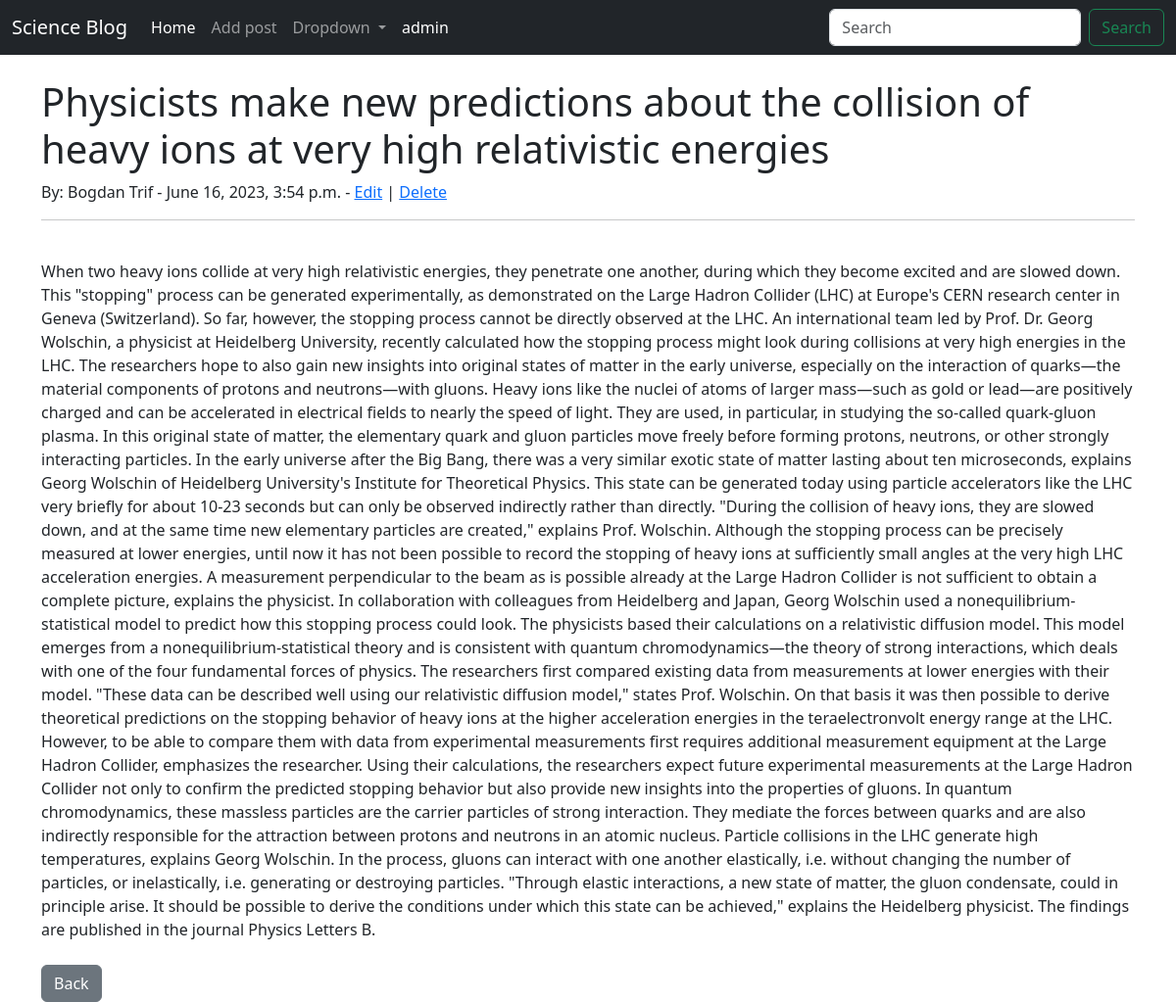
Screenshot of /article/8 with the database file from the repository.
### blog/models.py (models this page shows, shortened)
class Post(models.Model):
    title = models.CharField(max_length=255)
    title_tag = models.CharField(max_length=255, default="science blog title tag")
    date_created = models.DateTimeField(default=timezone.now)
    date_updated = models.DateTimeField(default=timezone.now)
    author = models.ForeignKey(User, on_delete=models.CASCADE)
    body = models.TextField()
    tags = models.CharField(max_length=255, default="")

### blog/views.py (the view)
# urls.py: path('article/<int:pk>', ArticleDetailView.as_view(), name="article-detail"),
class ArticleDetailView(DetailView):
    model = Post
    template_name = 'article_detail.html'

### blog/templates/article_detail.html (shortened to what this page needs)
{% extends 'base.html' %}
{% block content %}
<h1> {{ post.title }}</h1>
 By: {{ post.author.first_name}}
            {{ post.author.last_name}}  -  {{ post.date_created}}  -
    <a href="{% url 'update-post' post.pk %}">Edit</a> |
    <a href="{% url 'delete-post' post.pk %}">Delete</a>
    <br>
<hr>
<br>
{{ post.body }}
<br><br>
<a href="{% url 'home-sweet-home' %}" class="btn btn-secondary">Back</a>
{% endblock %}

### rows the page displays
Post: title "Physicists make new predictions about the collision of heavy ions at very high relativistic energies", author.first_name "Bogdan", author.last_name "Trif", date_created "June 16, 2023, 3:54 p.m.", body "When two heavy ions collide at very high relativistic energies, they penetrate one another, during which they become excited and are slowed down. This \"stopping\" process can be generated experimentally, as demonstrated on the Large Hadron Collider (LHC) at Europe's CERN research center in Geneva (Switzerland). So far, however, the stopping process cannot be directly observed at the LHC. An international team led by Prof. Dr. Georg Wolschin, a physicist at Heidelberg University, recently calculated how the stopping process might look during collisions at very high energies in the LHC. The researchers hope to also gain new insights into original states of matter in the early universe,…"
